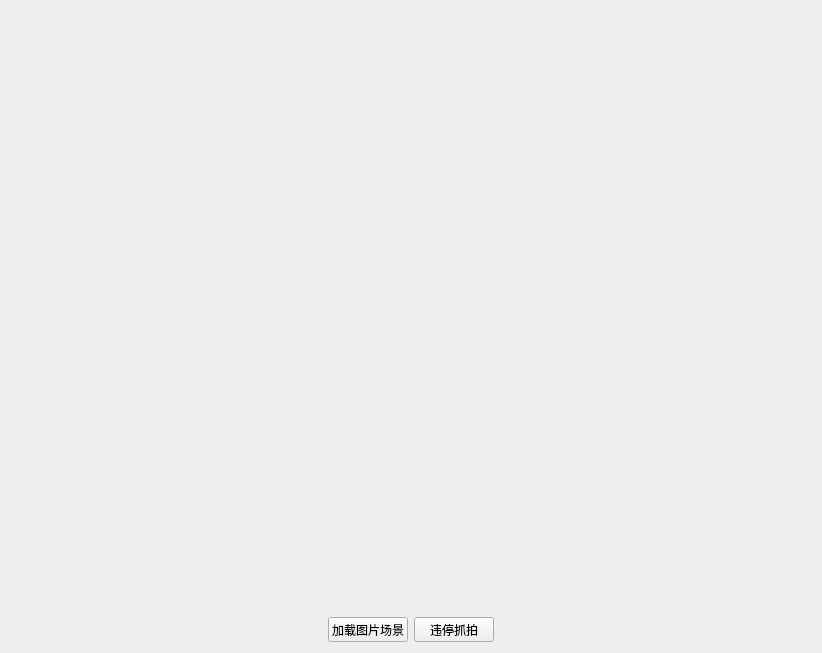
<?xml version="1.0" encoding="UTF-8"?>
<ui version="4.0">
 <class>Dlg_Scene_ManualCapture</class>
 <widget class="QWidget" name="Dlg_Scene_ManualCapture">
  <property name="geometry">
   <rect>
    <x>0</x>
    <y>0</y>
    <width>818</width>
    <height>651</height>
   </rect>
  </property>
  <property name="windowTitle">
   <string>Dlg_Scene_ManualCapture</string>
  </property>
  <layout class="QVBoxLayout" name="verticalLayout">
   <item>
    <widget class="Dlg_PictureDraw" name="picDraw" native="true">
     <property name="minimumSize">
      <size>
       <width>800</width>
       <height>600</height>
      </size>
     </property>
     <property name="maximumSize">
      <size>
       <width>800</width>
       <height>600</height>
      </size>
     </property>
    </widget>
   </item>
   <item>
    <layout class="QHBoxLayout" name="horizontalLayout">
     <item>
      <spacer name="horizontalSpacer_2">
       <property name="orientation">
        <enum>Qt::Horizontal</enum>
       </property>
       <property name="sizeHint" stdset="0">
        <size>
         <width>40</width>
         <height>20</height>
        </size>
       </property>
      </spacer>
     </item>
     <item>
      <widget class="QPushButton" name="btn_loadPicScene">
       <property name="minimumSize">
        <size>
         <width>80</width>
         <height>25</height>
        </size>
       </property>
       <property name="focusPolicy">
        <enum>Qt::NoFocus</enum>
       </property>
       <property name="text">
        <string>加载图片场景</string>
       </property>
      </widget>
     </item>
     <item>
      <widget class="QPushButton" name="btn_illSnap">
       <property name="minimumSize">
        <size>
         <width>80</width>
         <height>25</height>
        </size>
       </property>
       <property name="focusPolicy">
        <enum>Qt::NoFocus</enum>
       </property>
       <property name="text">
        <string>违停抓拍</string>
       </property>
      </widget>
     </item>
     <item>
      <spacer name="horizontalSpacer">
       <property name="orientation">
        <enum>Qt::Horizontal</enum>
       </property>
       <property name="sizeHint" stdset="0">
        <size>
         <width>40</width>
         <height>20</height>
        </size>
       </property>
      </spacer>
     </item>
    </layout>
   </item>
  </layout>
 </widget>
 <layoutdefault spacing="6" margin="11"/>
 <customwidgets>
  <customwidget>
   <class>Dlg_PictureDraw</class>
   <extends>QWidget</extends>
   <header>dlg_picturedraw.h</header>
   <container>1</container>
  </customwidget>
 </customwidgets>
 <resources/>
 <connections/>
</ui>
